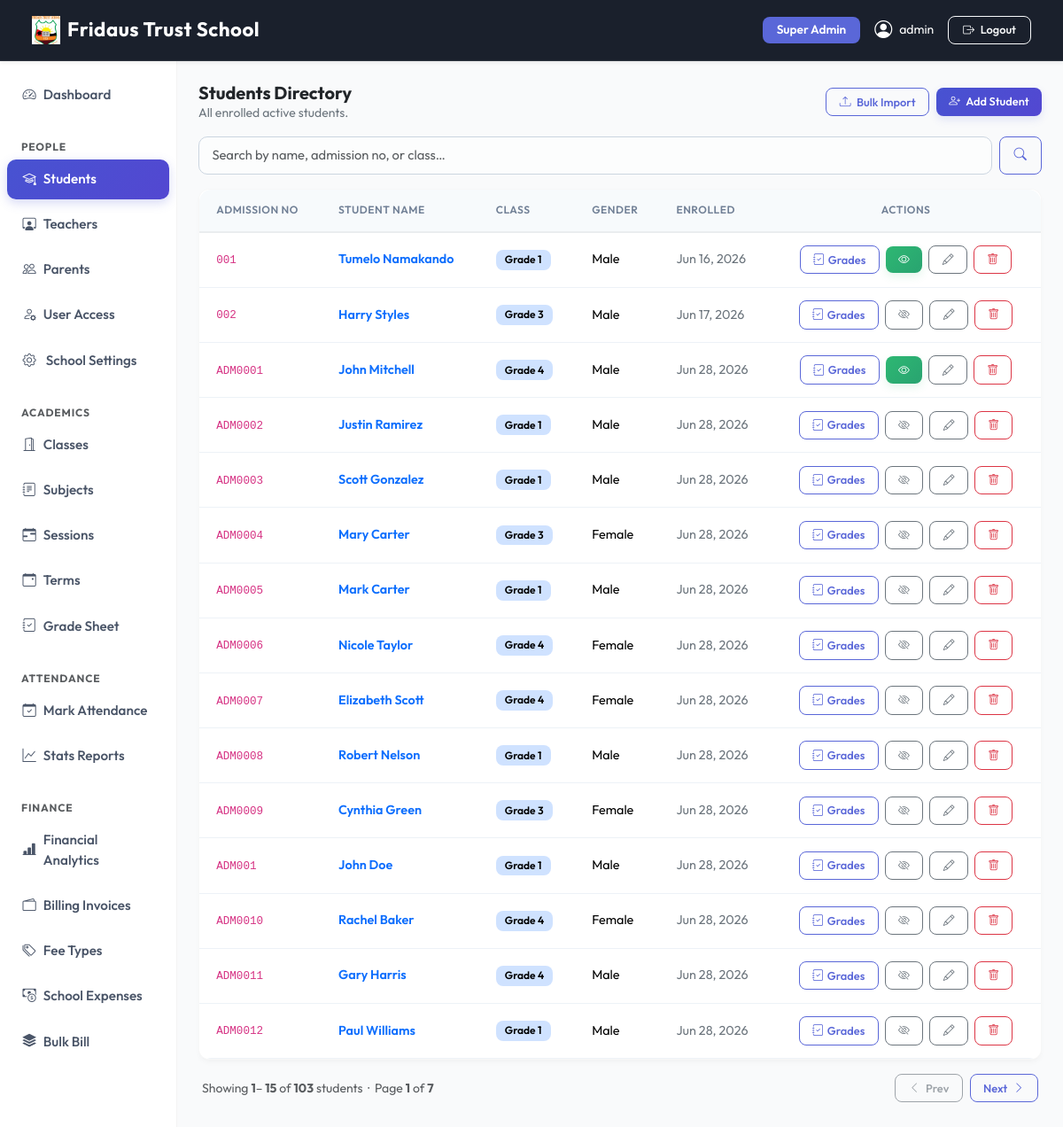
Page /people/students/ (signed in) on the committed database.
### apps/dashboard/models.py (models this page shows, shortened)
class SchoolSettings(models.Model):
    school_name    = models.CharField(max_length=200, default='SchoolMS')
    logo           = models.ImageField(upload_to='school/logo/', blank=True, null=True)
    favicon        = models.ImageField(upload_to='school/favicon/', blank=True, null=True)
    primary_color  = models.CharField(max_length=7, default='#5a67d8', help_text='Hex color e.g. #5a67d8')
    secondary_color= models.CharField(max_length=7, default='#4c51bf')
    sidebar_color  = models.CharField(max_length=7, default='#ffffff')
    navbar_color   = models.CharField(max_length=7, default='#1a202c')
    address        = models.TextField(blank=True)
    phone          = models.CharField(max_length=20, blank=True)
    email          = models.EmailField(blank=True)
    website        = models.URLField(blank=True)
    class Meta:
        verbose_name = 'School Settings'
    @classmethod
    def get(cls):
        obj, _ = cls.objects.get_or_create(pk=1)
        return obj

### apps/accounts/models.py (models this page shows, shortened)
class User(AbstractUser):
    ROLE_CHOICES = (
        ('superadmin', 'Super Admin'),
        ('admin', 'Admin'),
        ('teacher', 'Teacher'),
        ('student', 'Student'),
        ('parent', 'Parent'),
    )
    role = models.CharField(max_length=20, choices=ROLE_CHOICES)
    phone = models.CharField(max_length=20, blank=True, null=True)
    profile_pic = models.ImageField(upload_to='profile_pictures/', blank=True, null=True)
    created_at = models.DateTimeField(auto_now_add=True)
    @property
    def is_admin(self):
        return self.role in ['superadmin', 'admin'] or self.is_superuser
    def __str__(self):
        return f"{self.get_full_name() or self.username} ({self.get_role_display()})"

### apps/people/models.py (models this page shows, shortened)
class Student(models.Model):
    GENDER_CHOICES = [('M', 'Male'), ('F', 'Female')]
    user         = models.OneToOneField(User, on_delete=models.CASCADE, related_name='student_profile')
    admission_no = models.CharField(max_length=20, unique=True)
    date_of_birth= models.DateField()
    gender       = models.CharField(max_length=1, choices=GENDER_CHOICES)
    blood_group  = models.CharField(max_length=5, blank=True, null=True)
    student_class= models.ForeignKey('academics.StudentClass', on_delete=models.SET_NULL, null=True, blank=True, related_name='students')
    address      = models.TextField(blank=True)
    enroll_date  = models.DateField(auto_now_add=True)
    is_active    = models.BooleanField(default=True)
    grades_visible = models.BooleanField(default=False, help_text='Show grades to parent when fees are paid.')
    class Meta:
        ordering = ['admission_no']

### apps/academics/models.py (models this page shows, shortened)
class StudentClass(models.Model):
    LEVEL_CHOICES = [
        ('primary', "Primary"),
        ('junior', "Junior Secondary"),
        ('secondary', "Senior Secondary"),
    ]
    """Class or Room (e.g. Grade 10-A, JSS 1)"""
    name = models.CharField(max_length=20, unique=True)
    grade_level = models.PositiveSmallIntegerField()
    stream = models.CharField(max_length=50, blank=True, null=True)
    education_level = models.CharField(max_length=20, choices=LEVEL_CHOICES, default='primary')
    subjects = models.ManyToManyField(Subject, related_name='classes', blank=True)
    class Meta:
        verbose_name = "Class"
        verbose_name_plural = "Classes"
        ordering = ['name']

### apps/people/views.py (the view, shortened to what this page needs)
# urls.py: path('students/',                       views.student_list,        name='student_list'),
@login_required
@teacher_required
def student_list(request):
    if request.user.is_admin:
        students = Student.objects.select_related('user', 'student_class').filter(is_active=True)
        teacher = None
    else:
        teacher = get_object_or_404(Teacher, user=request.user)
        assigned = teacher.assigned_classes.all()
        students = Student.objects.select_related('user', 'student_class').filter(
            is_active=True, student_class__in=assigned
        )
    search = request.GET.get('q', '').strip()
    paginator = Paginator(students, 15)
    page_obj = paginator.get_page(request.GET.get('page',1))
    return render(request, 'people/student_list.html', {
        'students': page_obj,   # ← must be page_obj not students
        'page_obj': page_obj,
        'teacher': teacher,
        'search': search,
    })

### templates/people/student_list.html (shortened to what this page needs)
{% extends 'base.html' %}
{% block content %}
<div class="d-flex justify-content-between align-items-center mb-3">
  <div>
    <h5 class="fw-bold mb-0 text-dark">Students Directory</h5>
    {% if teacher %}
      <p class="text-secondary small mb-0">
        <i class="bi bi-filter-circle me-1 text-primary"></i>
        Showing students from your assigned class(es):
        <strong>{{ teacher.assigned_classes.all|join:", " }}</strong>
      </p>
    {% else %}
      <p class="text-secondary small mb-0">All enrolled active students.</p>
    {% endif %}
  </div>
  {% if user.is_admin %}
<div class="d-flex gap-2">
  <a href="{% url 'people:student_bulk_upload' %}" class="btn btn-outline-primary btn-sm">
    <i class="bi bi-upload me-1"></i> Bulk Import
  </a>
  <a href="{% url 'people:student_create' %}" class="btn btn-primary btn-sm">
    <i class="bi bi-person-plus me-1"></i> Add Student
  </a>
</div>
{% endif %}
</div>
<form method="get" class="mb-3 d-flex gap-2">
  <input type="text" name="q" value="{{ request.GET.q }}"
         class="form-control" placeholder="Search by name, admission no, or class…">
  <button class="btn btn-outline-primary px-3" type="submit">
    <i class="bi bi-search"></i>
  </button>
</form>
<div class="card border-0 shadow-sm">
  <div class="table-responsive">
    <table class="table table-hover align-middle mb-0" id="studentTable">
      <thead class="table-light">
        <tr>
          <th>Admission No</th>
          <th>Student Name</th>
          <th>Class</th>
          <th>Gender</th>
          <th>Enrolled</th>
          <th class="text-center px-4">Actions</th>
        </tr>
      </thead>
      <tbody>
      {% for s in students %}
      <tr>
        <td><code>{{ s.admission_no }}</code></td>
        <td class="fw-semibold text-dark">
          <a href="{% url 'people:student_detail' s.pk %}" class="text-decoration-none text-primary">{{ s.user.get_full_name }}</a>
        </td>
        <td>
          {% if s.student_class %}
            <span class="badge bg-primary-subtle text-black fw-semibold">{{ s.student_class.name }}</span>
          {% else %}
            <span class="text-muted small">Unassigned</span>
          {% endif %}
        </td>
        <td>{{ s.get_gender_display }}</td>
        <td class="text-secondary small">{{ s.enroll_date|date:"M d, Y" }}</td>
        <td class="text-center px-4">
          <button class="btn btn-sm btn-outline-primary me-1 btn-grade-modal"
                  data-student-id="{{ s.pk }}"
                  data-url="{% url 'people:student_grades_json' s.pk %}">
            <i class="bi bi-journal-check me-1"></i>Grades
          </button>
          {% if user.is_admin %}
           <button class="btn btn-sm me-1 btn-toggle-grades {% if s.grades_visible %}btn-success{% else %}btn-outline-secondary{% endif %}"
                    data-url="{% url 'people:student_toggle_grades' s.pk %}"
                    title="{% if s.grades_visible %}Grades visible to parent{% else %}Grades hidden from parent{% endif %}">
              <i class="bi {% if s.grades_visible %}bi-eye{% else %}bi-eye-slash{% endif %}"></i>
            </button>
          <a href="{% url 'people:student_update' s.pk %}" class="btn btn-sm btn-outline-secondary me-1">
            <i class="bi bi-pencil"></i>
          </a>
          <button class="btn btn-sm btn-outline-danger btn-delete"
                  data-id="{{ s.pk }}" data-url="{% url 'people:student_delete' s.pk %}">
            <i class="bi bi-trash"></i>
          </button>
          {% endif %}
        </td>
      </tr>
      {% empty %}
      <tr><td colspan="7" class="text-center text-muted py-5">No students found.</td></tr>
      {% endfor %}
      </tbody>
    </table>
  </div>
</div>
{% if page_obj.has_other_pages %}
<div class="d-flex justify-content-between align-items-center mt-3 px-1">
  <p class="text-muted small mb-0">
    Showing
    <strong>{{ page_obj.start_index }}</strong>–
    <strong>{{ page_obj.end_index }}</strong>
    of
    <strong>{{ page_obj.paginator.count }}</strong>
    students
    &nbsp;·&nbsp;
    Page <strong>{{ page_obj.number }}</strong> of <strong>{{ page_obj.paginator.num_pages }}</strong>
</p>
  <div class="d-flex gap-2">
    {% if page_obj.has_previous %}
      <a href="?page={{ page_obj.previous_page_number }}&q={{ request.GET.q }}"
         class="btn btn-outline-secondary btn-sm">
        <i class="bi bi-chevron-left me-1"></i> Prev
      </a>
    {% else %}
      <button class="btn btn-outline-secondary btn-sm" disabled>
        <i class="bi bi-chevron-left me-1"></i> Prev
      </button>
    {% endif %}
    {% if page_obj.has_next %}
      <a href="?page={{ page_obj.next_page_number }}&q={{ request.GET.q }}"
         class="btn btn-outline-primary btn-sm">
        Next <i class="bi bi-chevron-right ms-1"></i>
      </a>
    {% else %}
      <button class="btn btn-outline-primary btn-sm" disabled>
        Next <i class="bi bi-chevron-right ms-1"></i>
      </button>
    {% endif %}
  </div>
</div>
{% endif %}
{% endblock %}

### templates/base.html (shortened to what this page needs)
{% load static %}
<!DOCTYPE html>
<html lang="en">
<head>
  <link href="https://cdn.jsdelivr.net/npm/bootstrap@5.3.2/dist/css/bootstrap.min.css" rel="stylesheet">
  <link href="https://cdn.jsdelivr.net/npm/bootstrap-icons@1.11.3/font/bootstrap-icons.css" rel="stylesheet">
  <link href="https://cdnjs.cloudflare.com/ajax/libs/toastr.js/latest/toastr.min.css" rel="stylesheet">
  <link href="{% static 'css/modern.css' %}" rel="stylesheet">
  <link href="https://cdn.jsdelivr.net/npm/select2@4.1.0-rc.0/dist/css/select2.min.css" rel="stylesheet">
  <link href="https://cdn.jsdelivr.net/npm/select2-bootstrap-5-theme@1.3.0/dist/select2-bootstrap-5-theme.min.css" rel="stylesheet">
</head>
<body>
{% if user.is_authenticated %}
<nav class="navbar navbar-expand-lg navbar-dark sticky-top d-print-none shadow-sm"
     style="background-color: {{ school_settings.navbar_color|default:'#1a202c' }} !important;">
  <div class="container-fluid">
    <a class="navbar-brand fw-bold text-white d-flex align-items-center gap-2" href="/">
      {% if school_settings.logo %}
        <img src="{{ school_settings.logo.url }}" height="32" style="object-fit:contain;" alt="{{ school_settings.school_name }}">
      {% else %}
        <i class="bi bi-shield-check" style="color: var(--school-primary);"></i>
      {% endif %}
      <span>{{ school_settings.school_name|default:"SchoolMS" }}</span>
    </a>
    <div class="collapse navbar-collapse" id="navbarNav">
      <div class="ms-auto d-flex align-items-center gap-3 mt-2 mt-lg-0">
        <span class="badge bg-primary px-3 py-2 text-capitalize" style="font-size: 0.85rem;">{{ user.get_role_display }}</span>
        <a href="{% url 'accounts:profile' %}" class="text-white text-decoration-none d-flex align-items-center gap-2 small">
          {% if user.profile_pic %}
            <img src="{{ user.profile_pic.url }}" class="rounded-circle border border-2 border-white" width="32" height="32" style="object-fit:cover">
          {% else %}
            <i class="bi bi-person-circle fs-5"></i>
          {% endif %}
          <span class="d-none d-sm-inline">{{ user.get_full_name|default:user.username }}</span>
        </a>
        <a href="{% url 'accounts:logout' %}" class="btn btn-outline-light btn-sm px-3"><i class="bi bi-box-arrow-right me-1"></i> Logout</a>
      </div>
    </div>
  </div>
</nav>
<div class="container-fluid">
  <div class="row">
    <aside class="col-lg-2 col-md-3 d-none d-md-block pt-3 px-0 border-end" id="sidebar">
  {% include 'partials/sidebar.html' %}
</aside>
    <main class="col-lg-10 col-md-9 ms-sm-auto px-md-4 py-4 animate-fade-in">
      {% block content %}{% endblock %}
    </main>
  </div>
</div>
{% else %}
  {% block auth_content %}{% endblock %}
{% endif %}
</body>
</html>

### rows in the picture
SchoolSettings: logo (picture), school_name "Fridaus Trust School"
User: role "Super Admin", get_full_name "admin"
Student: admission_no "001", user.get_full_name "Tumelo Namakando", student_class.name "Grade 1", gender "Male", enroll_date "Jun 16, 2026", grades_visible True (drawn)
Student: admission_no "002", user.get_full_name "Harry Styles", student_class.name "Grade 3", gender "Male", enroll_date "Jun 17, 2026", grades_visible False (drawn)
Student: admission_no "ADM0001", user.get_full_name "John Mitchell", student_class.name "Grade 4", gender "Male", enroll_date "Jun 28, 2026", grades_visible True (drawn)
Student: admission_no "ADM0002", user.get_full_name "Justin Ramirez", student_class.name "Grade 1", gender "Male", enroll_date "Jun 28, 2026", grades_visible False (drawn)
Student: admission_no "ADM0003", user.get_full_name "Scott Gonzalez", student_class.name "Grade 1", gender "Male", enroll_date "Jun 28, 2026", grades_visible False (drawn)
Student: admission_no "ADM0004", user.get_full_name "Mary Carter", student_class.name "Grade 3", gender "Female", enroll_date "Jun 28, 2026", grades_visible False (drawn)
Student: admission_no "ADM0005", user.get_full_name "Mark Carter", student_class.name "Grade 1", gender "Male", enroll_date "Jun 28, 2026", grades_visible False (drawn)
Student: admission_no "ADM0006", user.get_full_name "Nicole Taylor", student_class.name "Grade 4", gender "Female", enroll_date "Jun 28, 2026", grades_visible False (drawn)
Student: admission_no "ADM0007", user.get_full_name "Elizabeth Scott", student_class.name "Grade 4", gender "Female", enroll_date "Jun 28, 2026", grades_visible False (drawn)
Student: admission_no "ADM0008", user.get_full_name "Robert Nelson", student_class.name "Grade 1", gender "Male", enroll_date "Jun 28, 2026", grades_visible False (drawn)
Student: admission_no "ADM0009", user.get_full_name "Cynthia Green", student_class.name "Grade 3", gender "Female", enroll_date "Jun 28, 2026", grades_visible False (drawn)
Student: admission_no "ADM001", user.get_full_name "John Doe", student_class.name "Grade 1", gender "Male", enroll_date "Jun 28, 2026", grades_visible False (drawn)
Student: admission_no "ADM0010", user.get_full_name "Rachel Baker", student_class.name "Grade 4", gender "Female", enroll_date "Jun 28, 2026", grades_visible False (drawn)
Student: admission_no "ADM0011", user.get_full_name "Gary Harris", student_class.name "Grade 4", gender "Male", enroll_date "Jun 28, 2026", grades_visible False (drawn)
Student: admission_no "ADM0012", user.get_full_name "Paul Williams", student_class.name "Grade 1", gender "Male", enroll_date "Jun 28, 2026", grades_visible False (drawn)

### other values in the picture
{{ page_obj.start_index }} "1"
{{ page_obj.end_index }} "15"
{{ page_obj.paginator.count }} "103"
{{ page_obj.number }} "1"
{{ page_obj.paginator.num_pages }} "7"
